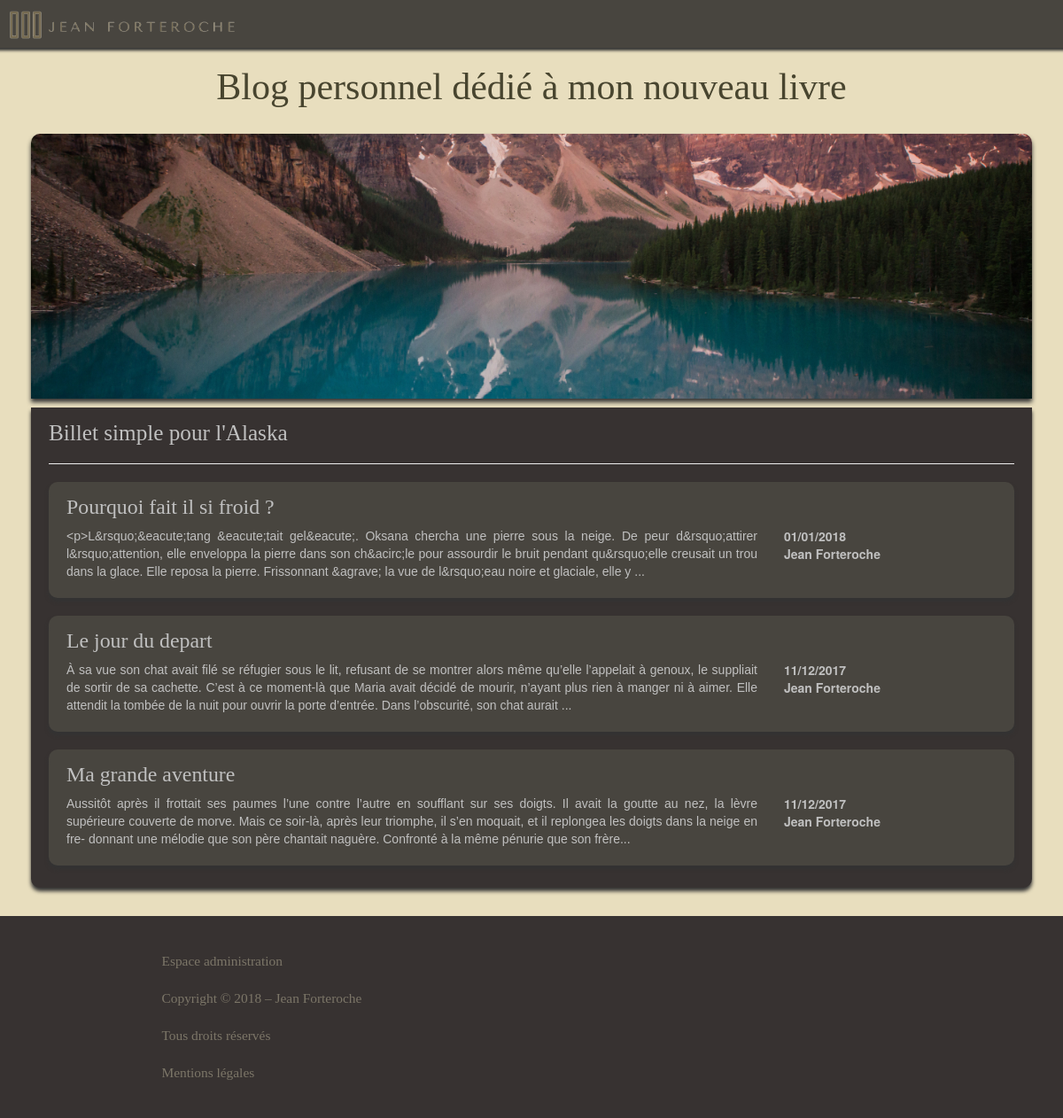
Before: / with the older database file.
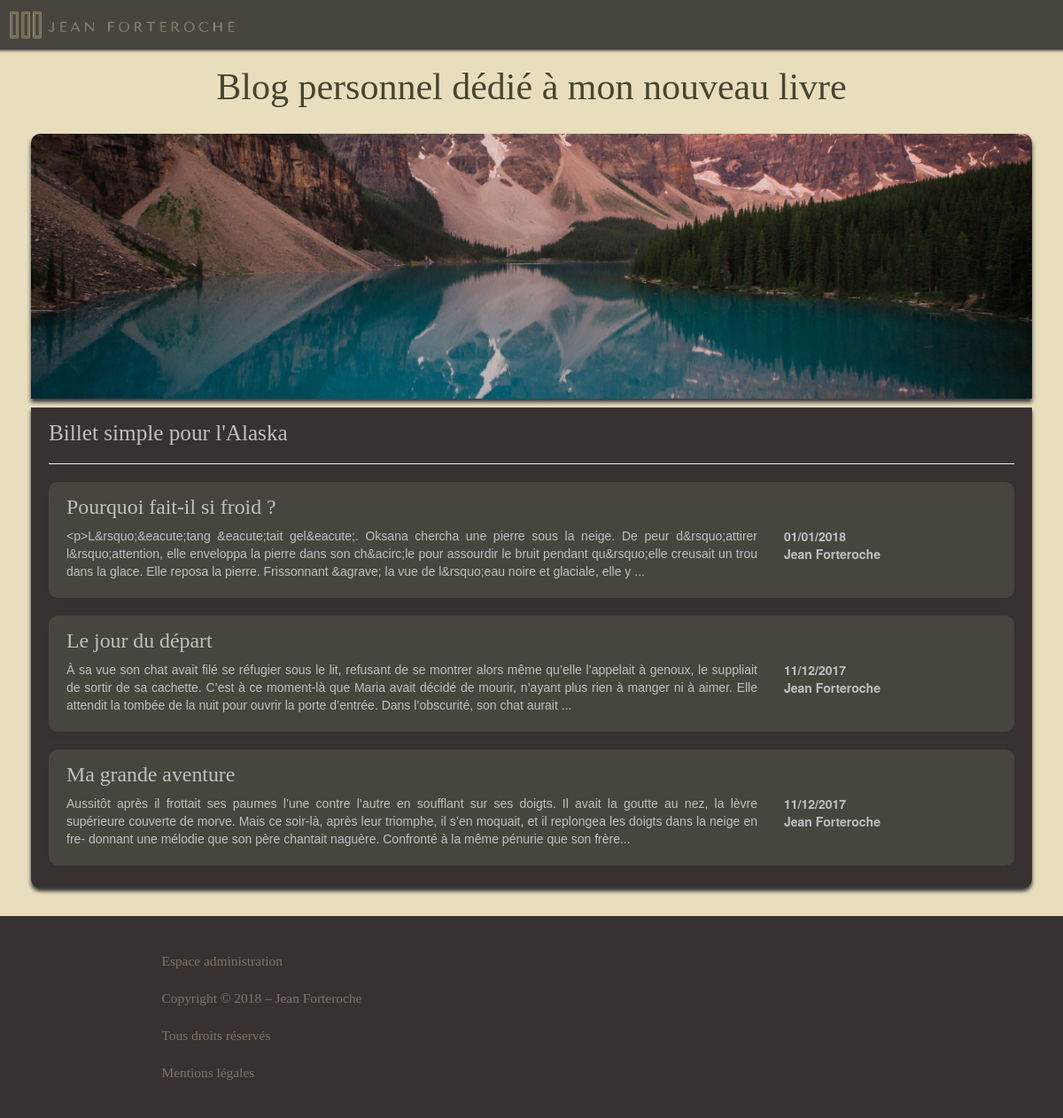
After: the same page with the newer database file.
### tables this page shows
CREATE TABLE IF NOT EXISTS `posts` (
  `id` int(11) NOT NULL AUTO_INCREMENT,
  `title` varchar(255) NOT NULL,
  `content` text NOT NULL,
  `datePost` datetime NOT NULL,
  PRIMARY KEY (`id`)
);

### src/controler/frontend/FrontendController.php (called while the page is built, shortened)
<?php
require_once('src/model/PostManager.php');
class frontendController
{
	public function listPostsView()
	{
		$postManager = new PostManager();
		$posts = $postManager->getPosts();
		require('src/view/frontend/listPostsView.php');
	}
}

### src/model/PostManager.php (called while the page is built, shortened)
<?php
class PostManager extends Manager
{
	public function getPosts()
    {
        $db = $this->dbConnect();
        $req = $db->query('SELECT id, title, SUBSTRING(content,1,350) as extract_content, DATE_FORMAT(datePost, \'%d/%m/%Y\') AS datePost_fr FROM posts ORDER BY datePost DESC');
        return $req;
    }
}

### src/view/frontend/listPostsView.php (the view, shortened to what this page needs)
<?php require('./src/view/header.php'); ?>
<div class="container">
	<section>
		<div class="row">
			<h1 class="col-lg-12">Blog personnel dédié à mon nouveau livre</h1>
		</div>
		<div class="row">
			<div class="col-lg-12">
				<img src="public/picture/alaska_banner.jpg" class="alaska_banner">
			</div>
		</div>
		<div class="article_list">
			<div class="row">
				<div class="col-lg-12">
					<h2>Billet simple pour l'Alaska</h2>
					<hr>
				</div>
			</div>
			<?php while ($data = $posts->fetch())
			 {?>
				<div class="article">
					<a href="index.php?action=postView&amp;id=<?= $data['id'] ?>">
						<div class="row">
							<h3 class="col-lg-12"><?= htmlspecialchars($data['title']) ?></h3>
						</div>
						<div class="row">
							<p class="col-lg-9"><?= htmlspecialchars($data['extract_content']) ?>...</p>
							<ul class="list-unstyled col-lg-2">
								<li><?= htmlspecialchars($data['datePost_fr']) ?></li>
								<li>Jean Forteroche</li>
							</ul>
						</div>
					</a>
				</div>
			<?php }
			$posts->closeCursor(); ?>
		</div>
	</section>
</div>
<?php require('./src/view/footer.php'); ?>
<?php $content = ob_get_clean(); ?>
<?php require('./src/view/template.php'); ?>

### index.php (shortened to what this page needs)
<?php
require('src/controler/frontend/FrontendController.php');
try {
	if (isset($_GET['action'])) {
		if ($_GET['action'] == 'listPostsView') {
			$frontendController = new FrontendController();
			$frontendController->listPostsView();
		}
		elseif ($_GET['action'] == 'postView' ) {
			if (isset($_GET['id']) && $_GET['id'] > 0 && !isset($_GET['report'])) {
				$frontendController = new FrontendController();
				$frontendController->postview();
			}
			elseif (isset($_GET['id']) && $_GET['id'] > 0 && isset($_GET['report']) && $_GET['report'] = true ) {
				$frontendController = new FrontendController();
				$frontendController->postviewReport();
			}
			else {
				throw new Exception('L\'id du billet est invalide');
			}
		}
		elseif ($_GET['action'] == 'addCommentView') {
            if (isset($_GET['id']) && $_GET['id'] > 0) {
                if (! empty($_POST['pseudo']) && ! empty($_POST['content'])) {
                	$frontendController = new FrontendController();
                    $frontendController->addComment($_GET['id'], $_POST['pseudo'], $_POST['content']);
                }
                else {
                    throw new Exception('Tous les champs ne sont pas remplis !');
                }
            }
        }
        elseif ($_GET['action'] == 'reportComment') {
            if (isset($_GET['id']) && $_GET['id'] > 0) {
            	if (isset($_GET['postid']) && $_GET['postid'] > 0) {
                	$frontendController = new FrontendController();
                    $frontendController->reportComment($_GET['id'],$_GET['postid']);
                }
                else {
                	throw new Exception('L\'id de l\'article n\'est pas valide');
                }
            }
            else {
                    throw new Exception('L\'id du commentaire n\'est pas valide');
            }
        }
		elseif ($_GET['action'] == 'loginView' ) {
			$frontendController = new FrontendController();
			$frontendController->loginView();
		}
		elseif ($_GET['action'] == 'verifyLogin' ) {
			if (! empty($_POST['pseudo']) && ! empty($_POST['password'])) {
				$frontendController = new FrontendController();
				$frontendController->verifyLogin($_POST['pseudo'], $_POST['password']);
			}
			else {
				throw new Exception('identifiant manquant');
			}
		}
		elseif ($_GET['action'] == 'legalNoticeView' ) {
			$frontendController = new FrontendController();
			$frontendController->legalNoticeView();
		}
		elseif ($_GET['action'] == 'listPostsAdmin') {
			$backendController = new BackendController();
			$backendController->listPostsAdmin();
		}
		elseif ($_GET['action'] == 'listCommentsAdmin') {
			$backendController = new BackendController();
			$backendController->listCommentsAdmin();
		}
		elseif ($_GET['action'] == 'restoreCommentAdmin') {
            if (isset($_GET['id']) && $_GET['id'] > 0) {
                	$backendController = new backendController();
                    $backendController->restoreCommentAdmin($_GET['id']);
            }
            else {
                    throw new Exception('L\'id n\'est pas valide');
            }
        }
        elseif ($_GET['action'] == 'addPostAdmin') {
        	if (! empty($_POST['title']) && ! empty($_POST['content'])) {
              	$backendController = new backendController();
                $backendController->addPost($_POST['title'], $_POST['content']);
            }
            else {
                throw new Exception('Tous les champs ne sont pas remplis !');
            }
        }
        elseif ($_GET['action'] == 'removeCommentAdmin') {
            if (isset($_GET['id']) && $_GET['id'] > 0) {
                	$backendController = new backendController();
                    $backendController->removeCommentAdmin($_GET['id']);
            }
            else {
                    throw new Exception('L\'id n\'est pas valide');
            }
        }
        elseif ($_GET['action'] == 'removePostAdmin') {
            if (isset($_GET['id']) && $_GET['id'] > 0) {
                	$backendController = new backendController();
                    $backendController->removePostAdmin($_GET['id']);
            }
            else {
                    throw new Exception('L\'id n\'est pas valide');
            }
        }
		elseif ($_GET['action'] == 'newPostAdmin') {
			$backendController = new Backendcontroller();
			$backendController->newPostAdmin();
		}
		elseif ($_GET['action'] == 'modifPostAdmin') {
			if (isset($_GET['id']) && $_GET['id'] > 0) {
				$backendController = new Backendcontroller();
				$backendController->modifPostAdmin($_GET['id']);
			}
			else {
				throw new Exception('L\'id du billet est invalide');
			}
		}
		elseif ($_GET['action'] == 'sendModifPostAdmin') {
			if (isset($_GET['id']) && $_GET['id'] > 0) {
				if (! empty($_POST['title']) && ! empty($_POST['content'])) {
					$backendController = new Backendcontroller();
					$backendController->sendModifPostAdmin($_POST['title'], $_POST['content'], $_GET['id']);
				}
				else {
					throw new Exception('Les champs n\'ons pas étais remplis');
				}
			}
			else {
				throw new Exception('l\'id du billet est invalide');
			}
		}
	}
	else {
		$frontendController = new FrontendController();
			$frontendController->listPostsView();
	}
}
catch (Exception $e) {
    echo 'Erreur : ' . $e->getMessage();
}

### src/view/header.php
<header class="row">
	<div class="col-lg-3 col-md-3 col-sm-3 col-xs-7">
		<a href="index.php?action=listPostsView"><img src="public/picture/logo_jean.png"></a>
	</div>
</header>

### src/view/footer.php
<footer>
	<div class="col-lg-12" id="administration_space">
		<div class="col-lg-offset-1 col-lg-4">
			<ul class="list-unstyled">
				<a href="index.php?action=loginView"><li>Espace administration</li></a><br/>
				<li>Copyright © 2018 – Jean Forteroche</li><br/>
				<li>Tous droits réservés</li><br/>
				<a href="index.php?action=legalNoticeView"><li>Mentions légales</li></a><br/>
			</ul>
		</div>
	</div>
</footer>

### src/view/template.php (shortened to what this page needs)
<!DOCTYPE html>
<html>
<head>
	<link rel="stylesheet" type="text/css" href="public/bootstrap-3.3.7/css/bootstrap.min.css">
	<link rel="stylesheet" type="text/css" href="/projet_3/public/css/style.css">
</head>
<body>
	<?= $content ?>
</body>
</html>

### public/css/style.css (style rules this page uses)
body { width:100%; background-color:#e8debe; position: absolute; padding-bottom: 240px; margin-bottom: 0px; min-height: 100%; }
.container { padding-bottom: 20px; padding-right: 20px; padding-left: 20px; margin-right: auto; margin-left: auto; }
img { width: 100%; }
.alaska_banner { margin-top:20px; margin-bottom: 10px; border-radius:10px 10px 0px 0px; box-shadow: 0px 4px 5px; }
header { background-color: #48453f; box-shadow: 3px 3px 3px; width:auto; position: fixed; left: 0; right: 0; top: 0; z-index: 1; }
section { margin-top:70px; }
section h1 { font-family: 'News Cycle'; color: #48452f; margin-top: 5px; margin-bottom: 10px; font-size: 3em; text-align: center; }
section h2 { margin-top: 10px; font-family: 'News Cycle'; color: silver; font-size: 1.8em; }
section h3 { margin-top: 10px; font-family: 'News Cycle'; color:silver; font-size: 1.7em; }
section p { text-align: justify; font-family: 'arial'; color: silver; }
section a { color:silver; }
section li { font-weight: bold; color:silver; }
.article_list { background-color:#373231; padding:5px 20px 5px 20px; box-shadow:0px 4px 4px; border-radius: 0px 0px 10px 10px; }
.article { background-color:#48453f; padding:5px 20px 10px 20px; margin-bottom: 20px; box-shadow:0px 4px 4px; border-radius: 10px 10px 10px 10px; }
footer { background-color:#373231; margin-top: 25px; padding-top: 40px; padding-bottom:10px; position: absolute; left: 0; right: 0; bottom:0; }
footer li { color:#7c7668; font-family:'Lucida Sans Unicode'; font-size: 1.1em; }
#administration_space { padding-left:75px; }

Changed rows visible on the page:
changed posts: title "Pourquoi fait il si froid ?" → "Pourquoi fait-il si froid ?"
changed posts: title "Le jour du depart" → "Le jour du départ"
